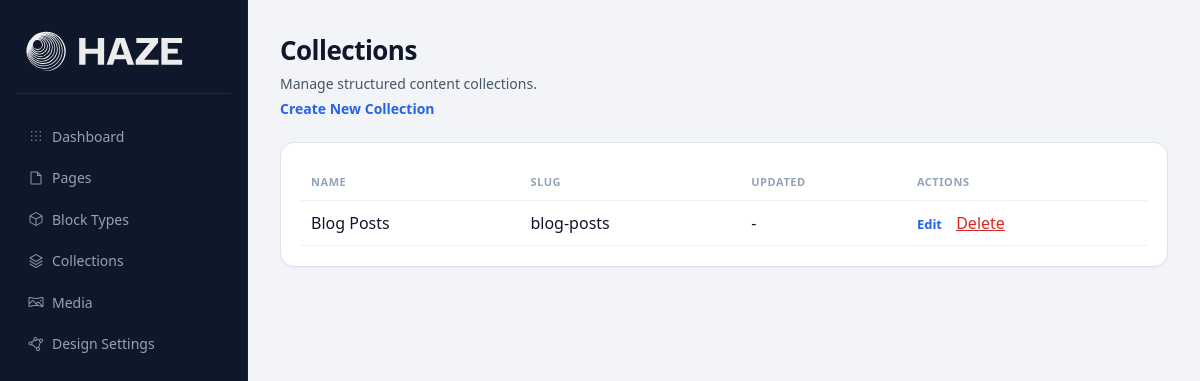
The page /admin/collections on the database as committed earlier.
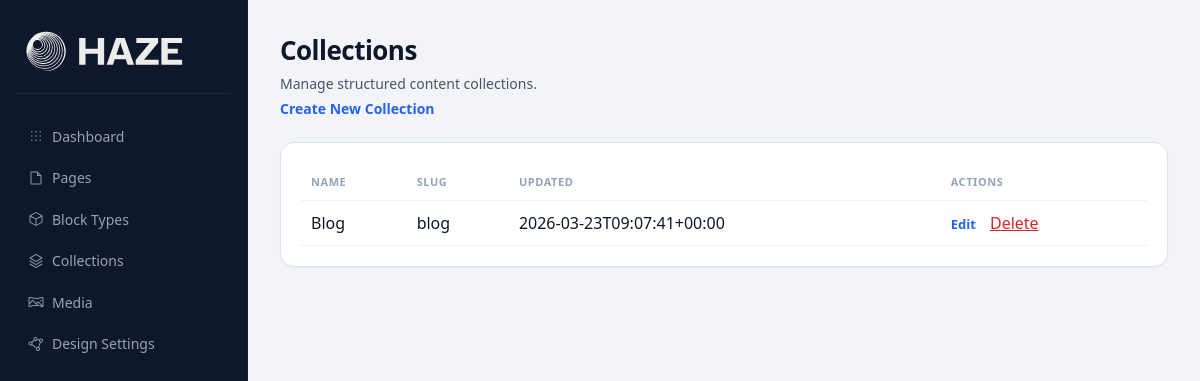
The same page on the database as committed later.
### tables this page shows
CREATE TABLE collections (
    id INTEGER PRIMARY KEY AUTOINCREMENT,
    name TEXT NOT NULL,
    key TEXT NOT NULL,
    description TEXT,
    schema_json TEXT NOT NULL DEFAULT '{}',
    created_at TEXT NOT NULL,
    updated_at TEXT NOT NULL
);

### app/Core/View.php (called while the page is built, shortened)
<?php
class View
{
    private string $basePath;
    public function __construct()
    {
        $this->basePath = BASE_PATH . '/app/Views';
    }
    public function render(string $view, array $data = []): string
    {
        $path = $this->basePath . '/' . $view . '.php';
        extract($data, EXTR_SKIP);
        require $path;
        return ob_get_clean();
    }
}

### app/Core/Controller.php (called while the page is built, shortened)
<?php
abstract class Controller
{
    protected Response $response;
    public function __construct(Request $request, Response $response)
    {
        $this->response = $response;
    }
    protected function render(string $view, array $data = [], string $layout = 'main'): void
    {
        $viewEngine = new View();
        $content = $viewEngine->render($view, $data);
        if ($layout) {
            $layoutContent = $viewEngine->render('layouts/' . $layout, [
                'content' => $content,
                ...$data
            ]);
            $this->response->html($layoutContent);
        } else {
            $this->response->html($content);
        }
        $this->response->send();
    }
}

### app/Controllers/Admin/CollectionAdminController.php (called while the page is built, shortened)
<?php
class CollectionAdminController extends Controller
{
    private CollectionRepository $collectionRepository;
    public function __construct(Request $request, Response $response)
    {
        $this->collectionRepository = new CollectionRepository();
    }
    public function index(): void
    {
        $collections = $this->collectionRepository->all();
        $this->render('admin/collections/index', [
            'pageTitle' => 'Manage Collections',
            'collections' => $collections,
            'flash' => $this->readFlashFromQuery(),
        ], 'admin');
    }
    private function readFlashFromQuery(): ?array
    {
        return null;
    }
}

### public/index.php (called while the page is built, shortened)
<?php
try {
    $request = new Request();
    $response = new Response();
    $router = new Router();
    $routes = require dirname(__DIR__) . '/routes.php';
    foreach ($routes as $path => $handler) {
        $router->get($path, $handler);
        $router->post($path, $handler);
    }
    $router->setSlugFallback('PageController', 'show');
    $router->dispatch($request, $response);
} catch (\Exception $e) {
    http_response_code(500);
    echo '<h1>Error</h1>';
    echo '<p>' . htmlspecialchars($e->getMessage()) . '</p>';
    if (getenv('APP_DEBUG')) {
        echo '<pre>' . htmlspecialchars($e->getTraceAsString()) . '</pre>';
    }
}

### app/Core/Autoloader.php (called while the page is built, shortened)
<?php
class Autoloader
{
    private static string $basePath;
    public static function register(string $basePath): void
    {
        self::$basePath = $basePath;
    }
    public static function load(string $class): void
    {
        $path = self::$basePath . '/app/' . str_replace('\\', '/', substr($class, 4)) . '.php';
    }
}

### app/Core/Database.php (called while the page is built, shortened)
<?php
class Database
{
    private static ?PDO $instance = null;
    public static function initialize(string $dbPath): void
    {
        try {
            self::$instance = new PDO(
                'sqlite:' . $dbPath,
                null,
                null,
                [
                    PDO::ATTR_ERRMODE => PDO::ERRMODE_EXCEPTION,
                    PDO::ATTR_DEFAULT_FETCH_MODE => PDO::FETCH_ASSOC,
                ]
            );
            self::$instance->exec('PRAGMA foreign_keys = ON');
        } catch (\PDOException $e) {
            throw new \RuntimeException('Database connection failed: ' . $e->getMessage());
        }
    }
    public static function connection(): PDO
    {
        return self::$instance;
    }
}

### app/Repositories/BaseRepository.php (called while the page is built, shortened)
<?php
abstract class BaseRepository
{
    protected string $table;
    protected PDO $db;
    public function __construct()
    {
        $this->db = Database::connection();
    }
    protected function hydrate(array $row): object
    {
        return new $this->modelClass($row);
    }
    protected function hydrateAll(array $rows): array
    {
        return array_map($this->hydrate(...), $rows);
    }
    public function all(): array
    {
        $stmt = $this->db->query("SELECT * FROM {$this->table}");
        return $this->hydrateAll($stmt->fetchAll(PDO::FETCH_ASSOC));
    }
}

### app/Models/CmsCollection.php (called while the page is built, shortened)
<?php
class CmsCollection
{
    public function fromArray(array $data): self
    {
        return $this;
    }
}

### app/Core/Request.php (called while the page is built, shortened)
<?php
class Request
{
    private string $method;
    private string $path;
    private array $server;
    public function __construct()
    {
        $this->server = $_SERVER;
        $this->method = $_SERVER['REQUEST_METHOD'] ?? 'GET';
        $this->path = $this->parsePath();
    }
    private function parsePath(): string
    {
        $requestUri = $this->server['REQUEST_URI'] ?? '/';
        $scriptName = $this->server['SCRIPT_NAME'] ?? '/';
        $path = parse_url($requestUri, PHP_URL_PATH);
        $basePath = dirname($scriptName);
        return rtrim($path ?: '/', '/') ?: '/';
    }
    public function getMethod(): string
    {
        return $this->method;
    }
    public function getPath(): string
    {
        return $this->path;
    }
}

### app/Views/admin/collections/index.php (the view, shortened to what this page needs)
<section class="admin-page-header">
    <h2>Collections</h2>
    <p>Manage structured content collections.</p>
    <p><a href="/admin/collections/create">Create New Collection</a></p>
</section>
<section class="admin-grid">
    <div class="stat-card">
        <?php if (empty($collections)): ?>
            <p>No collections found.</p>
        <?php else: ?>
            <table class="admin-table">
                <thead>
                <tr>
                    <th>Name</th>
                    <th>Slug</th>
                    <th>Updated</th>
                    <th>Actions</th>
                </tr>
                </thead>
                <tbody>
                <?php foreach ($collections as $collection): ?>
                    <tr>
                        <td><?= htmlspecialchars((string) $collection->name, ENT_QUOTES | ENT_SUBSTITUTE, 'UTF-8') ?></td>
                        <td><?= htmlspecialchars((string) $collection->key, ENT_QUOTES | ENT_SUBSTITUTE, 'UTF-8') ?></td>
                        <td><?= htmlspecialchars((string) ($collection->updated_at ?? '-'), ENT_QUOTES | ENT_SUBSTITUTE, 'UTF-8') ?></td>
                        <td>
                            <a href="/admin/collections/<?= (int) $collection->id ?>/edit">Edit</a>
                            <form method="post" action="/admin/collections" class="inline-form" onsubmit="return confirm('Delete this collection?');">
                                <button type="submit" class="link-button">Delete</button>
                            </form>
                        </td>
                    </tr>
                <?php endforeach; ?>
                </tbody>
            </table>
        <?php endif; ?>
    </div>
</section>

### app/Views/layouts/admin.php (shortened to what this page needs)
<!doctype html>
<html lang="en">
<head>
    <link rel="stylesheet" href="/assets/admin.css">
</head>
<body>
<div class="admin-shell">
    <aside class="admin-sidebar">
        <?php require BASE_PATH . '/app/Views/partials/admin_nav.php'; ?>
    </aside>
    <main class="admin-main">
        <?= $content ?>
    </main>
</div>
</body>
</html>

### app/Views/partials/admin_nav.php (shortened to what this page needs)
<nav class="admin-nav">
    <h1 class="admin-logo">
        <a class="admin-logo-link" href="/admin" aria-label="Go to admin dashboard">
        </a>
    </h1>
    <ul>
        <li>
            <a href="/admin">
                <span class="admin-nav-link-label">
                    <span class="admin-nav-icon" aria-hidden="true">
                    </span>
                    <span>Dashboard</span>
                </span>
            </a>
        </li>
        <li>
            <a href="/admin/pages">
                <span class="admin-nav-link-label">
                    <span class="admin-nav-icon" aria-hidden="true">
                        <svg viewBox="0 0 256 256" focusable="false">
                            <path d="m213.66 82.34-56-56A8 8 0 0 0 152 24H56a16 16 0 0 0-16 16v176a16 16 0 0 0 16 16h144a16 16 0 0 0 16-16V88a8 8 0 0 0-2.34-5.66M160 51.31 188.69 80H160ZM200 216H56V40h88v48a8 8 0 0 0 8 8h48z"/>
                        </svg>
                    </span>
                    <span>Pages</span>
                </span>
            </a>
        </li>
        <li>
            <a href="/admin/block-types">
                <span class="admin-nav-link-label">
                    <span class="admin-nav-icon" aria-hidden="true">
                    </span>
                    <span>Block Types</span>
                </span>
            </a>
        </li>
        <li>
            <a href="/admin/collections">
                <span class="admin-nav-link-label">
                    <span class="admin-nav-icon" aria-hidden="true">
                    </span>
                    <span>Collections</span>
                </span>
            </a>
        </li>
        <li>
            <a href="/admin/media">
                <span class="admin-nav-link-label">
                    <span class="admin-nav-icon" aria-hidden="true">
                    </span>
                    <span>Media</span>
                </span>
            </a>
        </li>
        <li>
            <a href="/admin/design">
                <span class="admin-nav-link-label">
                    <span class="admin-nav-icon" aria-hidden="true">
                    </span>
                    <span>Design Settings</span>
                </span>
            </a>
        </li>
    </ul>
</nav>

### app/Core/Router.php (shortened to what this page needs)
<?php
class Router
{
    private array $routes = [];
    private function registerRoute(string $method, string $path, array $handler): void
    {
        $key = $method . ':' . $path;
        $this->routes[$key] = $handler;
    }
    public function dispatch(Request $request, Response $response): void
    {
        $method = $request->getMethod();
        $path = $request->getPath();
        $match = $this->matchRoute($method, $path, $request);
        if ($match) {
            $this->executeRoute($match['handler'], $request, $response);
            return;
        }
    }
    private function matchRoute(string $method, string $path, Request $request): ?array
    {
        foreach ($this->routes as $key => $handler) {
            [$routeMethod, $routePath] = explode(':', $key, 2);
            if ($routeMethod !== $method) {
                continue;
            }
            $params = $this->parseParams($routePath, $path);
            if ($params !== null) {
                return ['handler' => $handler];
            }
        }
        return null;
    }
    private function parseParams(string $pattern, string $path): ?array
    {
        $pattern = preg_replace_callback('/:(\w+)/', function($m) {
            return '(?P<' . $m[1] . '>[^/]+)';
        }, $pattern);
        $pattern = '#^' . $pattern . '$#';
        if (preg_match($pattern, $path, $matches)) {
            return array_filter($matches, fn($k) => !is_numeric($k), ARRAY_FILTER_USE_KEY);
        }
        return null;
    }
    private function executeRoute(array $handler, Request $request, Response $response): void
    {
        $action = $handler['action'];
        $controller = new $className($request, $response);
        $controller->$action();
    }
}

### app/Core/Response.php (shortened to what this page needs)
<?php
class Response
{
    private ?string $body = null;
    public function html(string $content, ?int $status = null): self
    {
        $this->body = $content;
        return $this;
    }
    public function send(): void
    {
        if ($this->body !== null) {
            echo $this->body;
        }
    }
}

### public/assets/admin.css (style rules this page uses)
:root { --c-bg: #f2f4f8; --c-surface: #ffffff; --c-surface-tinted: #f8fafc; --c-border: #dde3ed; --c-border-light: #edf1f7; --c-text: #0f172a; --c-text-muted: #475569; --c-text-subtle: #94a3b8; --c-accent: #2563eb; --c-accent-hover: #1d4ed8; --c-accent-surface: #eff6ff; --c-accent-border: #bfdbfe; --c-danger: #dc2626; --c-danger-surface: #fef2f2; --c-danger-border: #fecaca; --c-success: #047857; --c-success-surface: #ecfdf5; --c-success-border: #a7f3d0; --shadow-xs: 0 1px 2px rgba(15,23,42,.04); --shadow-sm: 0 1px 3px rgba(15,23,42,.05), 0 4px 12px rgba(15,23,42,.07); --shadow-md: 0 2px 6px rgba(15,23,42,.05), 0 10px 24px rgba(15,23,42,.09); --shadow-lg: 0 8px 16px rgba(15,23,42,.06), 0 24px 40px rgba(15,23,42,.14); --shadow-lift: 0 4px 8px rgba(15,23,42,.04), 0 14px 28px rgba(15,23,42,.12); --radius-sm: 8px; --radius-md: 10px; --radius-lg: 14px; --radius-xl: 16px; --radius-full: 9999px; --font-sans: ui-sans-serif, system-ui, -apple-system, "Segoe UI", Helvetica, Arial, sans-serif; --font-mono: ui-monospace, "Cascadia Code", "Fira Mono", Consolas, monospace; }
* { box-sizing: border-box; }
body { margin: 0; font-family: var(--font-sans); background: var(--c-bg); color: var(--c-text); -webkit-font-smoothing: antialiased; }
.admin-shell { min-height: 100vh; display: grid; grid-template-columns: 248px 1fr; }
.admin-sidebar { background: #0f172a; color: #cbd5e1; padding: 24px 16px; border-right: 1px solid rgba(255,255,255,.04); }
.admin-logo { margin: 0 0 24px; font-size: 19px; font-weight: 700; color: #f1f5f9; letter-spacing: -.01em; line-height: 1; padding-bottom: 14px; border-bottom: 1px solid rgba(255,255,255,.08); }
.admin-logo-link { display: inline-flex; align-items: center; border-radius: 8px; padding: 2px 3px; margin: -2px -3px; text-decoration: none; opacity: .94; transition: background 160ms ease, opacity 160ms ease, filter 160ms ease; }
.admin-logo svg { display: block; width: 158px; max-width: 100%; height: auto; }
.admin-nav ul { margin: 0; padding: 0; list-style: none; display: grid; gap: 2px; }
.admin-nav a { display: block; padding: 9px 12px; border-radius: var(--radius-sm); color: #94a3b8; text-decoration: none; font-size: 14px; font-weight: 500; transition: background 140ms ease, color 140ms ease; }
.admin-nav-link-label { display: inline-flex; align-items: center; gap: 8px; }
.admin-nav-icon { display: inline-flex; width: 16px; height: 16px; color: currentColor; opacity: .92; }
.admin-nav-icon svg { width: 100%; height: 100%; fill: currentColor; }
.admin-main { padding: 32px; }
.admin-page-header h2 { margin: 0; font-size: 26px; font-weight: 700; letter-spacing: -.02em; }
.admin-page-header p { margin: 6px 0 0; color: var(--c-text-muted); font-size: 14px; }
.admin-page-header p a { color: var(--c-accent); text-decoration: none; font-weight: 600; margin-right: 14px; }
.admin-grid { margin-top: 24px; display: grid; gap: 16px; }
.stat-card { background: var(--c-surface); border: 1px solid var(--c-border); border-radius: var(--radius-lg); padding: 20px; box-shadow: var(--shadow-xs); }
.stat-card a { color: var(--c-accent); text-decoration: none; font-size: 13px; font-weight: 600; }
.admin-table { width: 100%; border-collapse: collapse; }
.admin-table th, .admin-table td { text-align: left; padding: 11px 10px; border-bottom: 1px solid var(--c-border-light); vertical-align: middle; }
.admin-table th { font-size: 11px; font-weight: 700; text-transform: uppercase; letter-spacing: .05em; color: var(--c-text-subtle); }
.inline-form { display: inline; margin-left: 10px; }
.link-button { border: 0; background: transparent; color: var(--c-danger); text-decoration: underline; cursor: pointer; padding: 0; font: inherit; }

Rows that differ between the two databases and show on the page:
changed collections: name "Blog Posts" → "Blog"; key "blog-posts" → "blog"; updated_at "-" → "2026-03-23T09:07:41+00:00"
